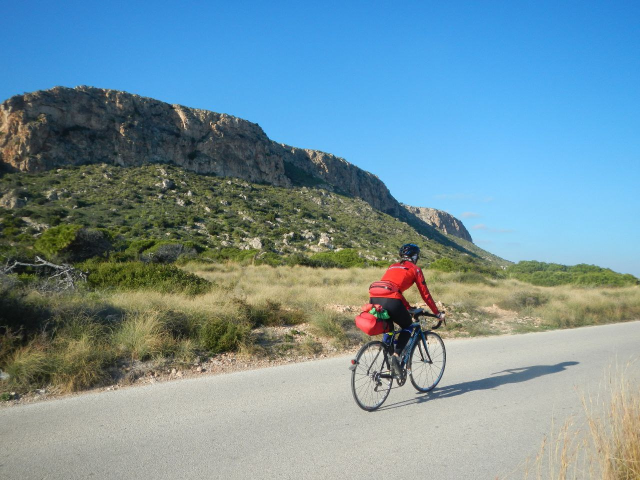
#> input picture part_6/example.jpg, 1280 x 960 px (shown at 1/2 size)
$ python part_6_mod_1_2_PIL_work_with_images.py
#> lines starting #> are read from the running program, lines starting #| are printed output that depends on the picture
"""Manipulating Images

How to Use PIL for Working With Images
"""
# As we've mentioned, for the project in this module, you'll use Python Imaging Library to process a bunch of images.
# So, how does that work?

# When using PIL, we typically create Image objects that hold the data associated with the images that we want to
# process. On these objects, we operate by calling different methods that either return a new image object or modify the
# data in the image, and then end up saving the result in a different file.

# For example, if we wanted to resize an image and save the new image with a new name, we could do it with:

from PIL import Image
im = Image.open("example.jpg")
#> im is the input picture: PIL image 1280x960 RGB; mean R, G, B 116.3, 145.8, 156.3
new_im = im.resize((640,480))
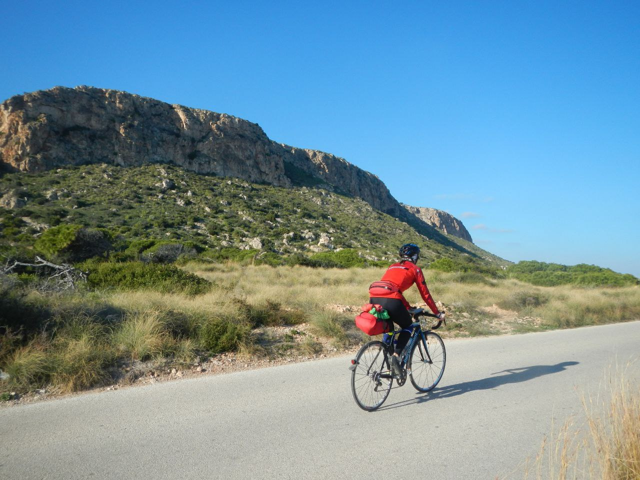
#> new_im: PIL image 640x480 RGB; mean R, G, B 116.3, 145.8, 156.3
new_im.save("example_resized.jpg")

# In this case, we're using the resize method that returns a new image with the new size, and then we save it into a
# different file. Or, if we want to rotate an image, we can use code like this:

from PIL import Image
im = Image.open("example.jpg")
new_im = im.rotate(90)
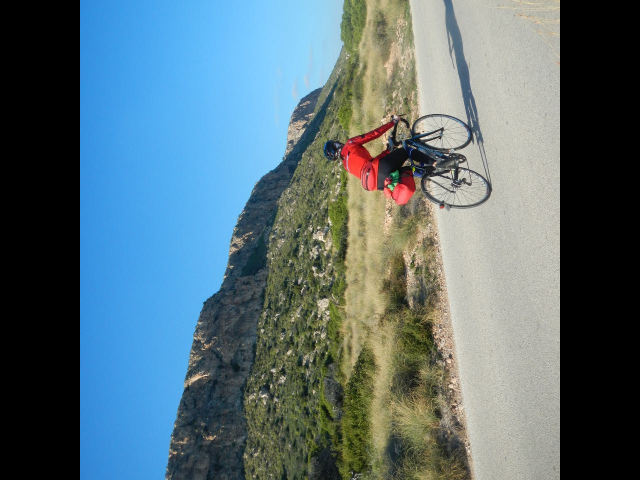
#> new_im: PIL image 1280x960 RGB (shown at 1/2 size); mean R, G, B 89, 110.9, 118.8
new_im.save("example_rotated.jpg")

# This method also returns a new image that we can then use to create the new rotated file. Because the methods return
# a new object, we can even combine these operations into just one line that rotates, resizes, and saves:

from PIL import Image
im = Image.open("example.jpg")
im.rotate(180).resize((640,480)).save("flipped_and_resized.jpg")
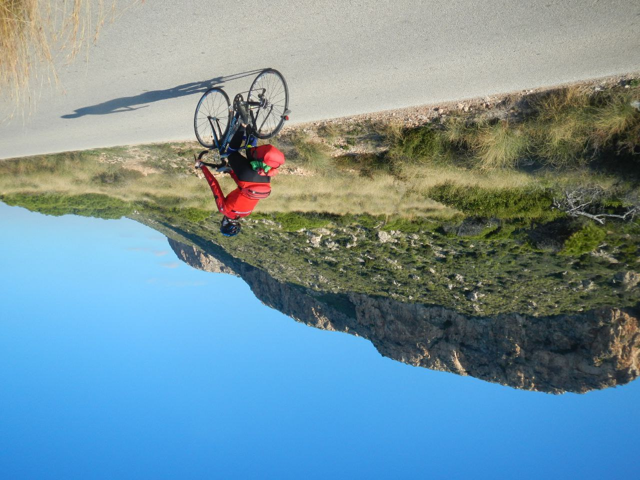
#> saved as flipped_and_resized.jpg: PIL image 640x480 RGB; mean R, G, B 116.3, 145.8, 156.3

# There's a ton more that you can do with the PIL library. Have a look at the docs
# https://pillow.readthedocs.io/en/stable/handbook/tutorial.html
#  and try it on your computer!
